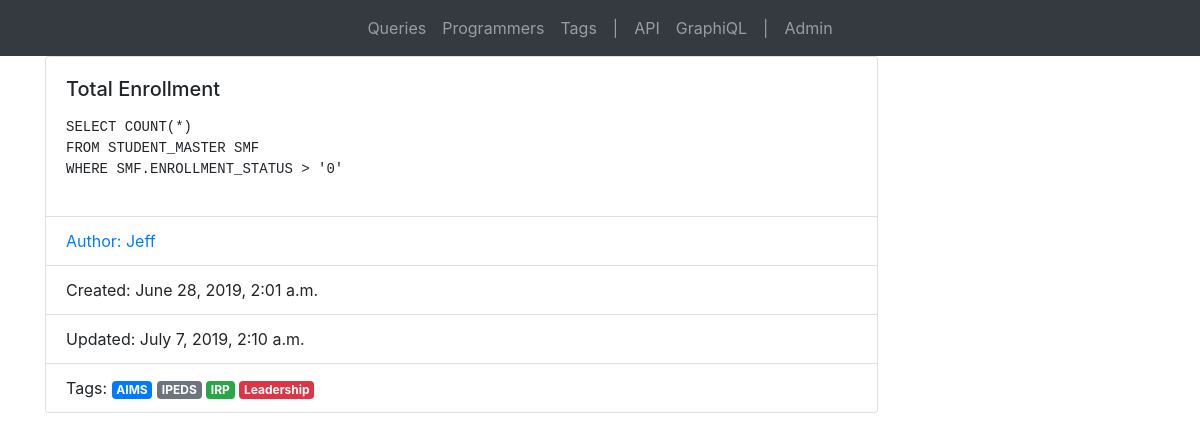
Page /queries/1/ (signed in) on the committed database.
### querymanager/models.py (models this page shows, shortened)
class Query(models.Model):
    class Meta:
        verbose_name_plural = "Queries"
        ordering = ["query_id"]
    query_id = models.AutoField(primary_key=True)
    name = models.CharField(max_length=100)
    query = models.TextField()
    created_at = models.DateTimeField(auto_now_add=True)
    author = models.ForeignKey(Programmer, null=True, on_delete=models.PROTECT)
    updated_at = models.DateTimeField(auto_now=True)
    tags = models.ManyToManyField(Tag, blank=True)

class Programmer(models.Model):
    programmer_id = models.AutoField(primary_key=True)
    name = models.CharField(max_length=100)
    title = models.CharField(max_length=100)
    hire_date = models.DateField(null=True)

class Tag(models.Model):
    class Meta:
        ordering = ['tag_name']
    tag_name = models.CharField(max_length=20)
    tag_description = models.CharField(max_length=250)

### querymanager/views.py (the view)
# urls.py: path('queries/<int:pk>/', views.QueryDetail.as_view(), name='query_detail'),
class QueryDetail(LoginRequiredMixin, DetailView):
    login_url = '/admin/'
    model = Query
    queryset = Query.objects.all()

### querymanager/templates/querymanager/query_detail.html (shortened to what this page needs)
{% extends "querymanager/base.html" %}
{% load static %}
{% block content %}
<div class="row">
    <div class="col-lg-12">
        <div class="card w-75" style="width: 18rem;">
            <div class="card-body">
                <h5 class="card-title">{{ query.name }}</h5>
                <p class="card-text">
                    <pre><code>{{ query.query }}</code></pre>
                </p>
            </div>
            <ul class="list-group list-group-flush">
                <a href="{% url 'programmer_detail' query.author.programmer_id %}"><li class="list-group-item">Author: {{query.author.name }}</li></a>
                <li class="list-group-item">Created: {{ query.created_at }}</li>
                <li class="list-group-item">Updated: {{ query.updated_at }}</li>
                {% if query.tags.all %}
                <li class="list-group-item">Tags:
                    {% for tag in query.tags.all %}
                    <span class="badge badge-{% cycle 'primary' 'secondary' 'success' 'danger' 'warning' 'info' 'light' 'dark' %}">
                        {{ tag.tag_name }}
                    </span>
                    {% endfor %}
                </li>
                {% endif %}
            </ul>
        </div>
    </div>
</div>
{% endblock %}

### querymanager/templates/querymanager/query_detail.html (style rules this page uses)
a:link { text-decoration: none; }

### rows in the picture
Query: name "Total Enrollment", query "SELECT COUNT(*) FROM STUDENT_MASTER SMF WHERE SMF.ENROLLMENT_STATUS > '0'", author.name "Jeff", created_at "June 28, 2019, 2:01 a.m.", updated_at "July 7, 2019, 2:10 a.m."
Tag: tag_name "AIMS"
Tag: tag_name "IPEDS"
Tag: tag_name "IRP"
Tag: tag_name "Leadership"
